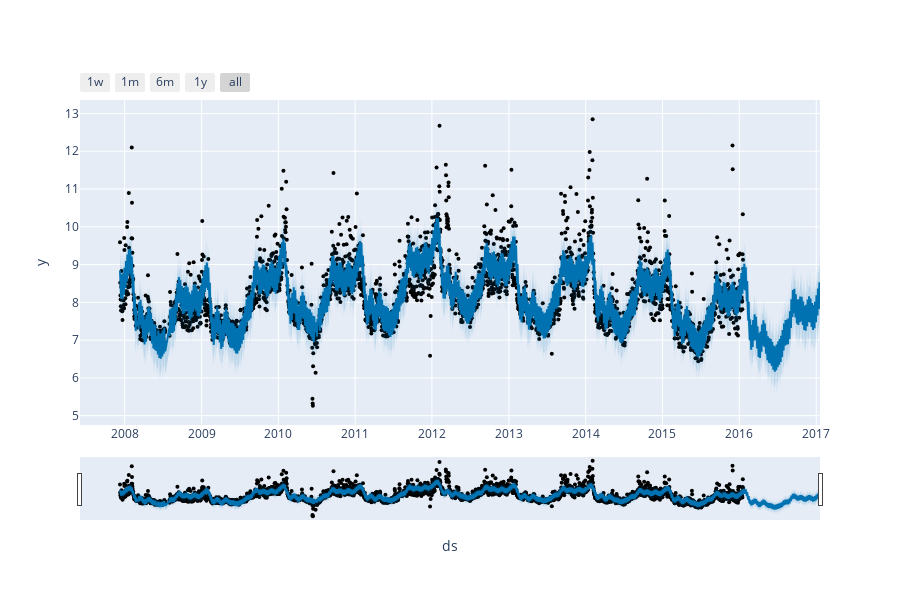

Notebook code for this chart:
### Code cell
plot_plotly(m, df_resp)

### Figure 1 — Plotly figure (JSON) as saved in the notebook; plotly's stock layout.template omitted (floating-point values rounded to 4 significant figures; data arrays with more than 128 entries replaced by an {"elided": "..."} marker saying what was removed)
{"data": [{"marker": {"color": "black", "size": 4}, "mode": "markers", "name": "Actual", "type": "scatter", "x": {"elided": "2905 str values"}, "y": {"elided": "2905 float values"}}, {"hoverinfo": "skip", "line": {"width": 0}, "mode": "lines", "type": "scatter", "x": {"elided": "3270 str values"}, "y": {"elided": "3270 float values"}}, {"fill": "tonexty", "fillcolor": "rgba(0, 114, 178, 0.2)", "line": {"color": "#0072B2", "width": 2}, "mode": "lines", "name": "Predicted", "type": "scatter", "x": {"elided": "3270 str values"}, "y": {"elided": "3270 float values"}}, {"fill": "tonexty", "fillcolor": "rgba(0, 114, 178, 0.2)", "hoverinfo": "skip", "line": {"width": 0}, "mode": "lines", "type": "scatter", "x": {"elided": "3270 str values"}, "y": {"elided": "3270 float values"}}], "layout": {"height": 600, "showlegend": false, "width": 900, "xaxis": {"rangeselector": {"buttons": [{"count": 7, "label": "1w", "step": "day", "stepmode": "backward"}, {"count": 1, "label": "1m", "step": "month", "stepmode": "backward"}, {"count": 6, "label": "6m", "step": "month", "stepmode": "backward"}, {"count": 1, "label": "1y", "step": "year", "stepmode": "backward"}, {"step": "all"}]}, "rangeslider": {"visible": true}, "title": {"text": "ds"}, "type": "date"}, "yaxis": {"title": {"text": "y"}}}}
